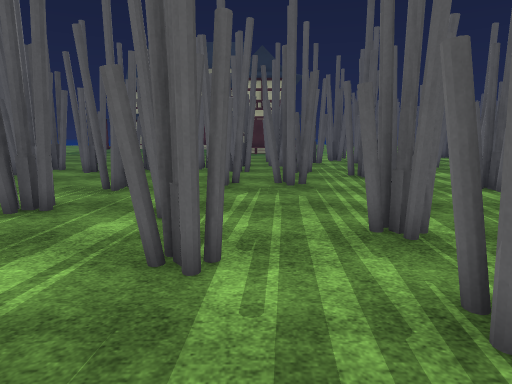
view 1 (above)

22 first-person views from a walk through a Unity game level. The camera is 1.5 m above the floor, tilts 10° down and sees 75° across. The floor is counted in squares, 1 m on a side. Each view is taken from the middle of a square. On the plan, view 1 faces up. The plan holds only what a view shows up to about 15 squares ahead; the rest is blank. The place goes on beyond the plan. Surface patterns are stand-ins for the level's own textures.

view 2
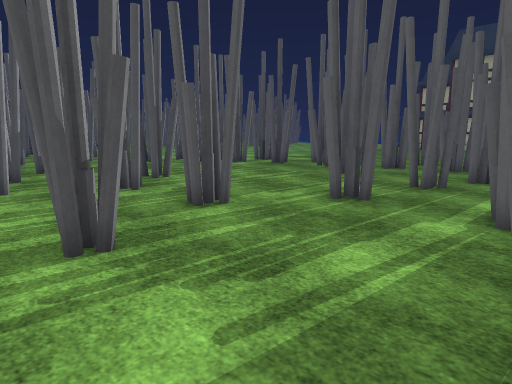

view 3
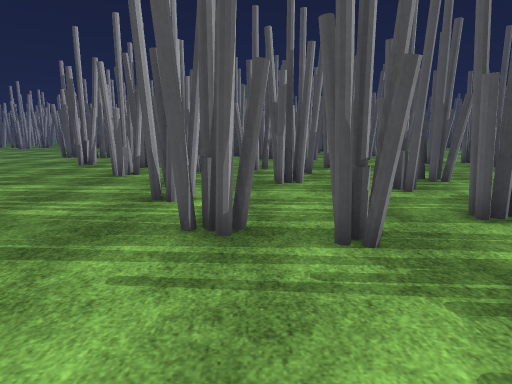

view 4
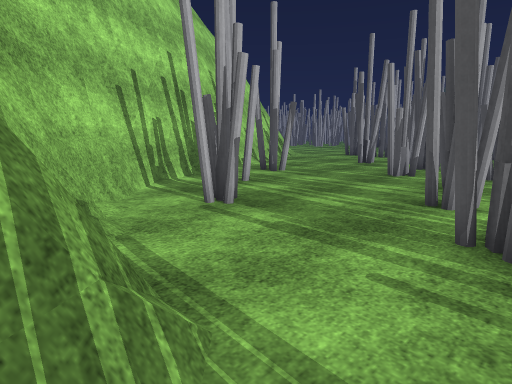

view 5
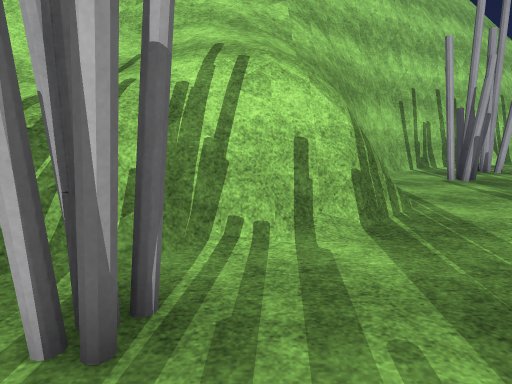

view 6
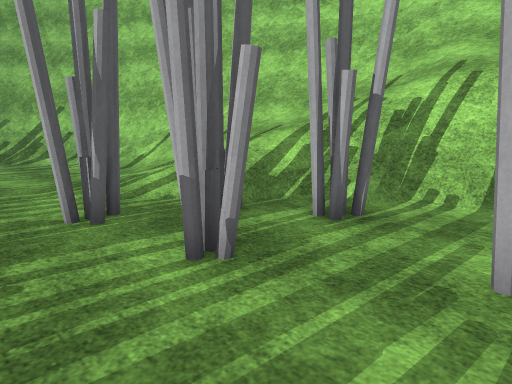

view 7
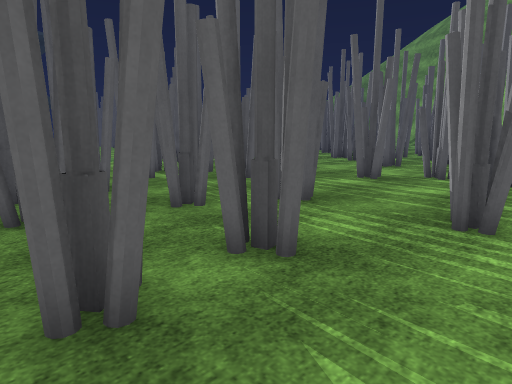

view 8
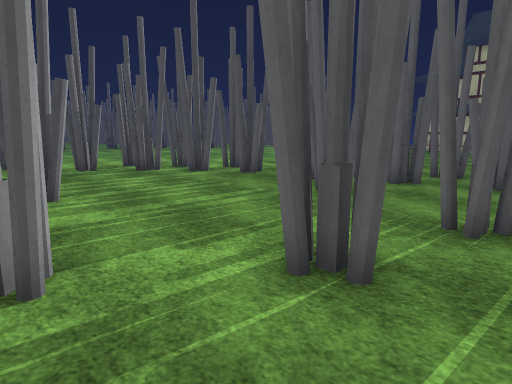

view 9
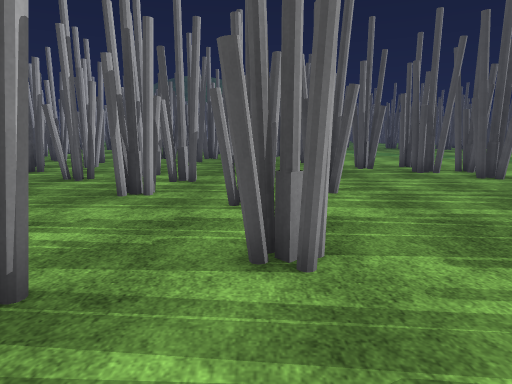

view 10
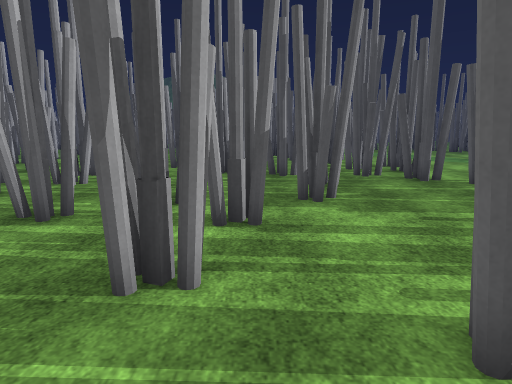

view 11
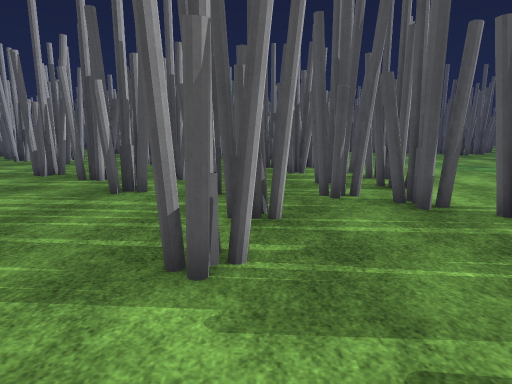

view 12
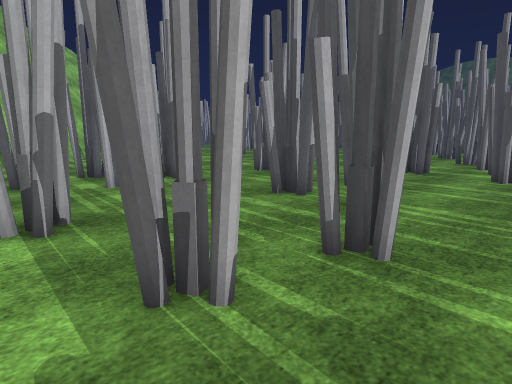

view 13
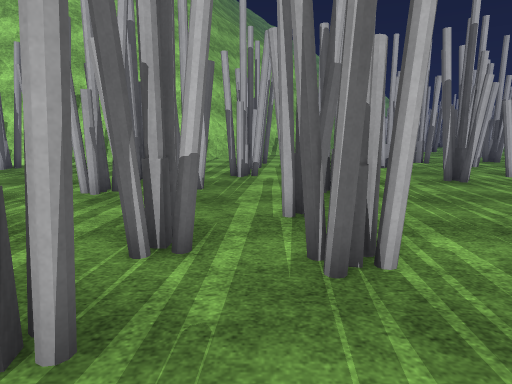

view 14
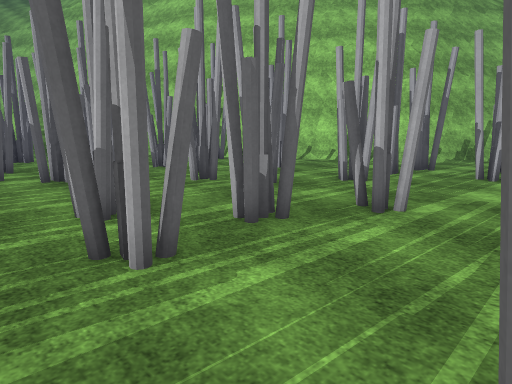

view 15
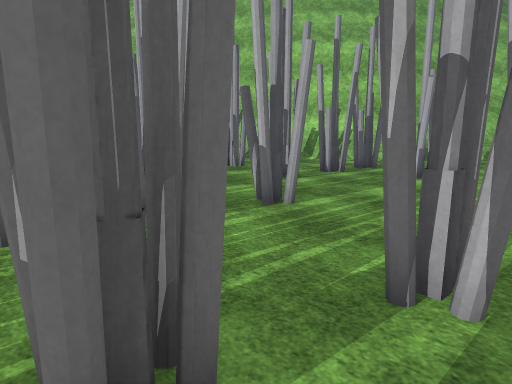

view 16
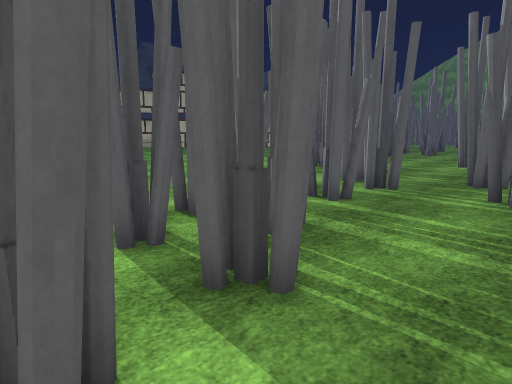

view 17
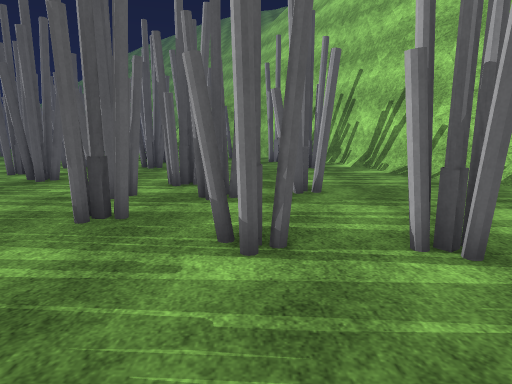

view 18
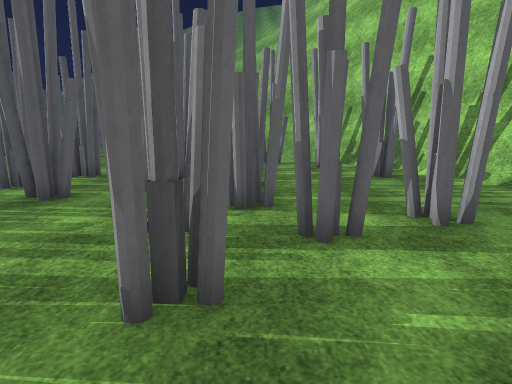

view 19
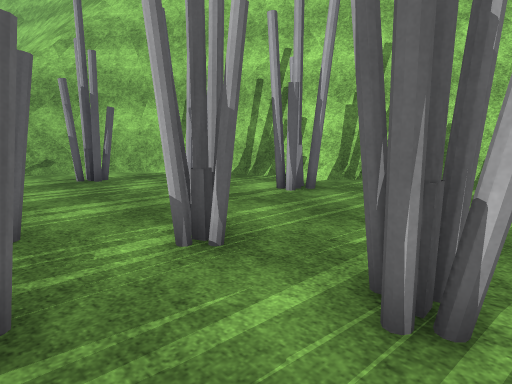

view 20
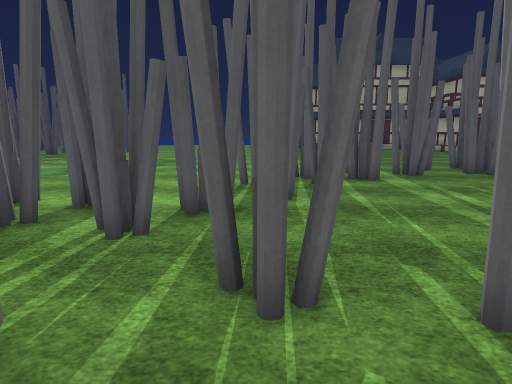

view 21
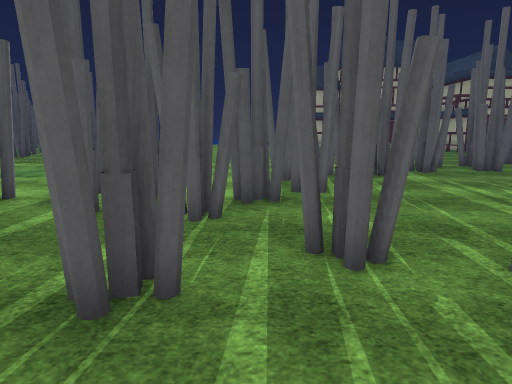

view 22
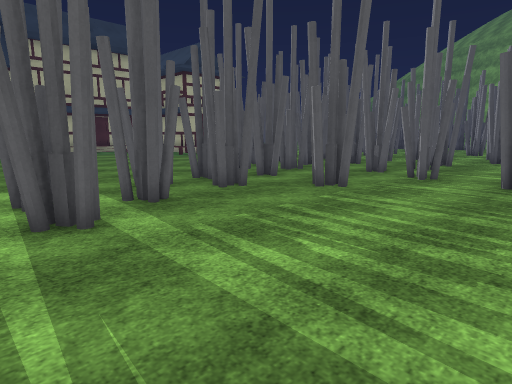

### Floor plan
Key: @ floor where view 1 was taken; # wall or solid block; x gap in a wall; . main floor; : floor 0.25 m higher than the main floor; / step, stairs or slope; = window, fence, low wall or low ledge; v drop or lower ground; T thing the floor can be seen under or through.
Columns run from 29 left of view 1 to 11 right of it. Each row starts with its distance up from view 1.
 15   ..            .####.#.## ##..x...  ....
 14  ....        .##.####.#... .#..#.........
 13  .....  .   ######.##............#....#..
 12  ...... .    ###.........##............##
 11   .........###.......##..x..#x#........#
 10    ........x.............#..........#
  9    ........TT....................#...
  8    .#xTTT.TTT.......................
  7   ###..T TT.............#..#............
  6   ###..TTTT......#.............##.#......
  5   ###..........................#..x.//:..
  4 ####.......#x#.....#..#.....#....# ///  .
  3 #........#...##................###/ // /:
  2 .........x.....##......##......###//   //
  1  .#...#.##....###x#....##......#=///   //
  0 ........##....#........#.....@##///////
 -1 .#....#.......##.......#....###////////
 -2 .#....x........#..#.#......=##/////////
 -3  ....##....#......#........#v/////////=#
 -4 .....#...#.#...............#v///////####
 -5 #............#..#........./#x=/////=##
 -6 ##.........#...........#..##v/////###
 -7 .......##..x..............##vv///##
 -8 ...........##........#...###v=
 -9 ... ...#.........##.....######
-10  #. #..#.........##...###
-11     x..#...........=###

Where each view was taken, in squares from view 1:
view 1: 0 up, 0 right, facing up
view 2: 0 up, 1 left, facing up-left
view 3: 0 up, 1 left, facing left
view 4: 0 up, 1 left, facing down-left
view 5: 5 up, 1 right, facing down
view 6: 8 up, 1 left, facing down-right
view 7: 8 up, 2 left, facing up-right
view 8: 4 up, 3 left, facing up-left
view 9: 4 up, 3 left, facing left
view 10: 2 up, 8 left, facing left
view 11: 4 up, 12 left, facing left
view 12: 6 up, 14 left, facing down-left
view 13: 5 up, 22 left, facing down
view 14: 3 up, 27 left, facing down-right
view 15: 2 up, 29 left, facing down-right
view 16: 2 up, 29 left, facing up-right
view 17: 7 down, 26 left, facing right
view 18: 5 down, 23 left, facing right
view 19: 2 down, 17 left, facing down-right
view 20: 1 up, 18 left, facing up
view 21: 0 up, 19 left, facing up
view 22: 6 up, 16 left, facing up-right
